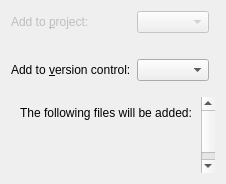
<?xml version="1.0" encoding="UTF-8"?>
<ui version="4.0">
 <class>ProjectExplorer::Internal::WizardPage</class>
 <widget class="QWizardPage" name="ProjectExplorer::Internal::WizardPage">
  <property name="geometry">
   <rect>
    <x>0</x>
    <y>0</y>
    <width>226</width>
    <height>184</height>
   </rect>
  </property>
  <property name="title">
   <string>Project Management</string>
  </property>
  <layout class="QVBoxLayout" name="verticalLayout">
   <item>
    <layout class="QFormLayout" name="formLayout">
     <property name="fieldGrowthPolicy">
      <enum>QFormLayout::ExpandingFieldsGrow</enum>
     </property>
     <item row="0" column="0">
      <widget class="QLabel" name="projectLabel">
       <property name="enabled">
        <bool>false</bool>
       </property>
       <property name="text">
        <string>Add to &amp;project:</string>
       </property>
       <property name="buddy">
        <cstring>projectComboBox</cstring>
       </property>
      </widget>
     </item>
     <item row="0" column="1">
      <widget class="QComboBox" name="projectComboBox">
       <property name="enabled">
        <bool>false</bool>
       </property>
       <property name="sizeAdjustPolicy">
        <enum>QComboBox::AdjustToContents</enum>
       </property>
      </widget>
     </item>
     <item row="2" column="0">
      <widget class="QLabel" name="addToVersionControlLabel">
       <property name="text">
        <string>Add to &amp;version control:</string>
       </property>
       <property name="buddy">
        <cstring>addToVersionControlComboBox</cstring>
       </property>
      </widget>
     </item>
     <item row="2" column="1">
      <widget class="QComboBox" name="addToVersionControlComboBox"/>
     </item>
     <item row="1" column="1">
      <widget class="QLabel" name="additionalInfo">
       <property name="text">
        <string/>
       </property>
       <property name="wordWrap">
        <bool>true</bool>
       </property>
      </widget>
     </item>
    </layout>
   </item>
   <item>
    <spacer name="verticalSpacer">
     <property name="orientation">
      <enum>Qt::Vertical</enum>
     </property>
     <property name="sizeType">
      <enum>QSizePolicy::Fixed</enum>
     </property>
     <property name="sizeHint" stdset="0">
      <size>
       <width>0</width>
       <height>10</height>
      </size>
     </property>
    </spacer>
   </item>
   <item>
    <widget class="QScrollArea" name="scrollArea">
     <property name="frameShape">
      <enum>QFrame::NoFrame</enum>
     </property>
     <property name="frameShadow">
      <enum>QFrame::Plain</enum>
     </property>
     <property name="verticalScrollBarPolicy">
      <enum>Qt::ScrollBarAsNeeded</enum>
     </property>
     <property name="widgetResizable">
      <bool>true</bool>
     </property>
     <widget class="QWidget" name="scrollAreaWidgetContents">
      <property name="geometry">
       <rect>
        <x>0</x>
        <y>0</y>
        <width>218</width>
        <height>83</height>
       </rect>
      </property>
      <layout class="QVBoxLayout" name="verticalLayout_2">
       <item>
        <widget class="QLabel" name="filesLabel">
         <property name="text">
          <string>The following files will be added:



</string>
         </property>
         <property name="textInteractionFlags">
          <set>Qt::LinksAccessibleByMouse|Qt::TextSelectableByKeyboard|Qt::TextSelectableByMouse</set>
         </property>
        </widget>
       </item>
      </layout>
     </widget>
    </widget>
   </item>
  </layout>
 </widget>
 <resources/>
 <connections/>
</ui>
